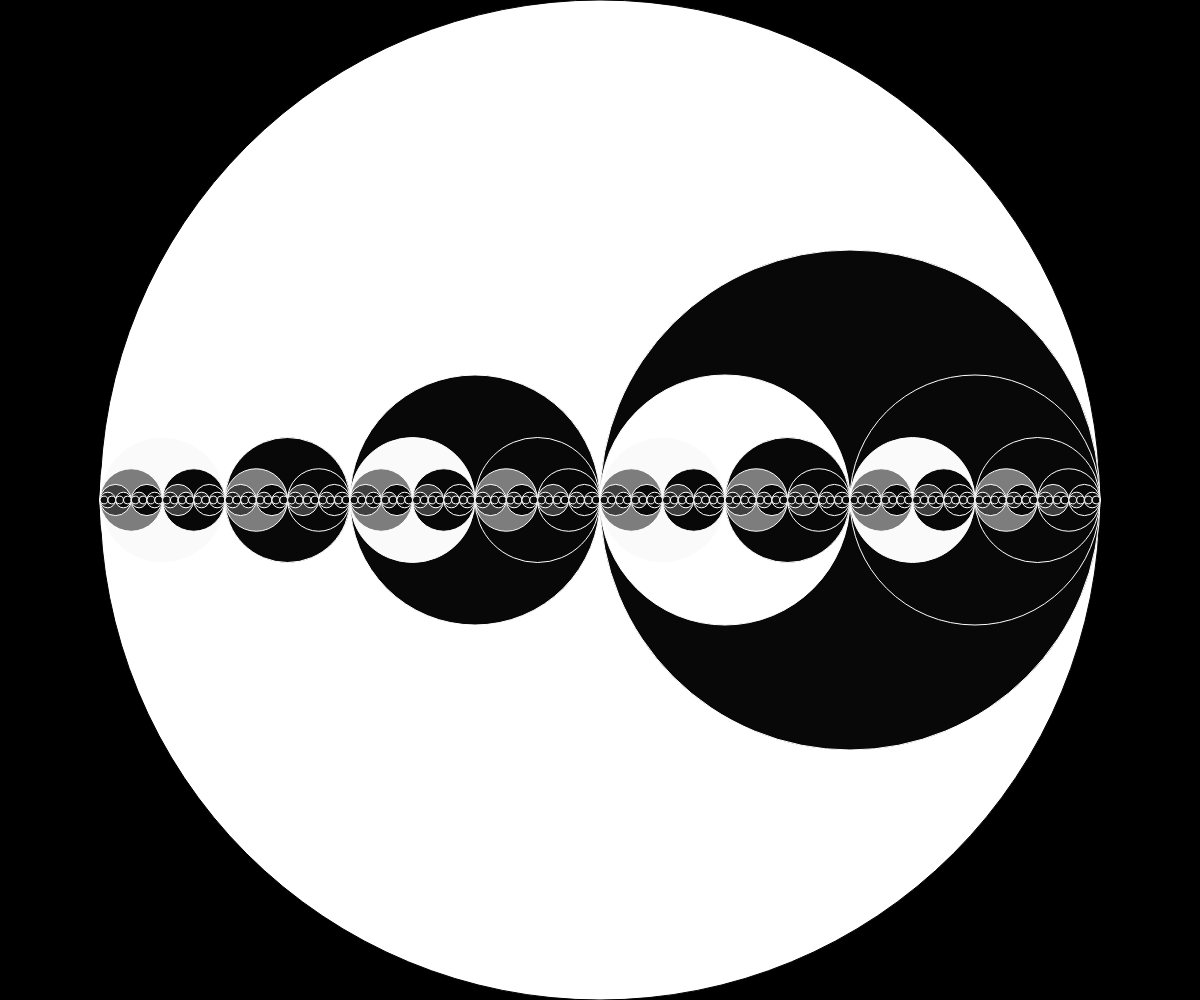
Frame 1 (no input)
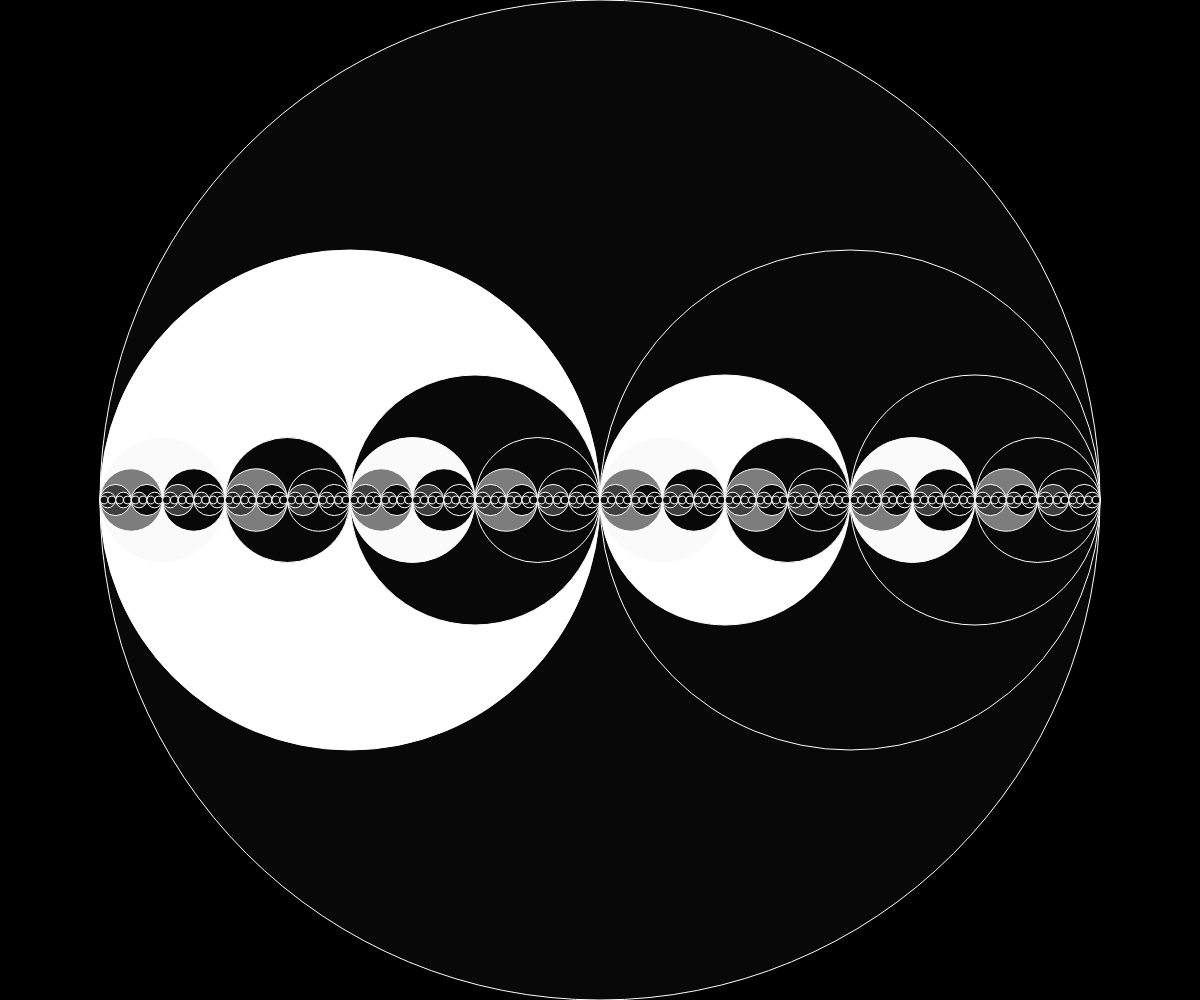
Frame 60 (no input)
Frame 120 (the mouse pressed at the canvas centre since frame 60): identical to frame 60, image omitted

The p5.js sketch that drew these frames (run headless with seeded random() and noise() and a simulated clock; from frame 60 on, the mouse is pressed at the canvas centre):

// p5.js sketch
// ── sketch.js
// Circle Recursion

function setup() {
  createCanvas(windowWidth, windowHeight);
}

function draw() {
  background(0);
  recursiveCircle(width / 2, height);
}

function recursiveCircle(x, diameter) {
  circle(x, height / 2, diameter);
  fill(diameter);
  stroke(255);
  if (diameter > 10) {
    recursiveCircle(x - 0.25 * diameter, diameter / 2);
    recursiveCircle(x + 0.25 * diameter, diameter / 2);
  }

}
